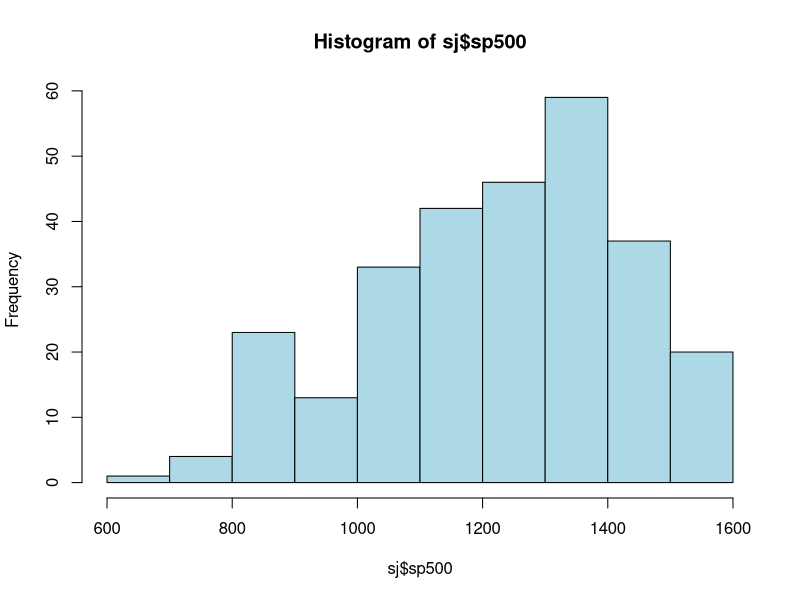

The R script that drew this image:
##---------------------------------------------------------------------------------##
##   Script for R / Data Mining Boot Camp          				   ##
##                                                 				   ##
##      David Weisman                              				   ##
##      Weisman@Computer.Org                       				   ##
##                                                 				   ##
##      Boston, 2012                               				   ##
##                                                 				   ##
##   This file is provided "as is" without warranty of any kind, either		   ##
##   expressed or implied, including limitation warranties of merchantability,	   ##
##   fitness for a particular purpose, and noninfringement.			   ##
##                                                 				   ##
##   In no event shall the authors or copyright holders be liable for any claim,   ##
##   damages or other liability, whether in an action of contract, tort or	   ##
##   otherwise, arising from, out of or in connection with the software or the	   ##
##   use or other dealings in the software.					   ##
##---------------------------------------------------------------------------------##


sj <- read.csv('stocksJobs.csv')

# open output pdf file
pdf('openPDF.pdf')

# generate graphics
hist (sj$sp500, col='lightblue')

# close PDF.  
dev.off()  #- Don't forget this!
